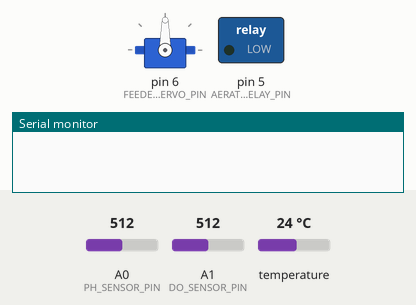
The sketch below on a simulated Arduino Uno, built with avr-gcc and run on an emulated ATmega328P. Parts: servo, switched loads named in the sketch (green lamp = pin HIGH), the last lines printed to the serial monitor. Inputs (shaded band) come from the test bench; at power-on: A0 (PH_SENSOR_PIN) = 512, A1 (DO_SENSOR_PIN) = 512, temperature 24 °C.

Above: at 0.1 s.
At 0.8 s:
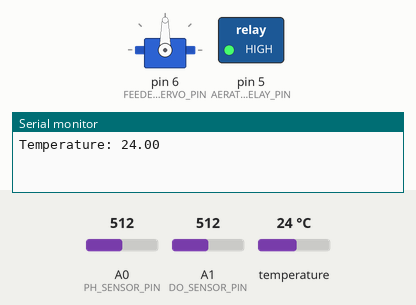
Timing chart, 0 to 2.3 s (numbered marks = the images above):
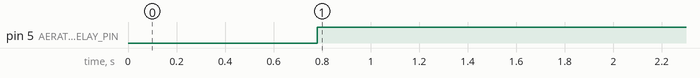

Measured:
- by itself, pin 5 (AERATOR_RELAY_PIN): LOW → HIGH at 0.78 s

The sketch:

ShrimpPond.ino
```cpp
/*
  ShrimpPond  (ArduinoAI 2.5 หมวด 16 เกษตรอัจฉริยะ)
  โค้ดต้นฉบับจากโครงงานบ่อกุ้งอัจฉริยะ (ร.ร.สมบูรณ์ศาสน์ จ.ยะลา)
  งานอบรม ทสรช. 25-27 ก.ย. ที่ครูส่งมา (ไม่ได้แก้โค้ดด้านล่าง เก็บไว้เทียบ)

  จุดที่ควรแก้ (แก้แล้วในไฟล์ ShrimpPond.py):
   - เทียบค่า DO เป็นโวลต์กับ 5 เป็นจริงเกือบตลอด เครื่องตีน้ำจึงเปิดทั้งวัน
   - ค่า pH ที่แสดงเป็นโวลต์ ยังไม่ได้แปลงเป็น pH
   - ประกาศขาอัลตราโซนิกแต่ไม่ได้ใช้
*/

#include <OneWire.h>
#include <DallasTemperature.h>
#include <Servo.h>

// Define sensor pins
#define ONE_WIRE_BUS 2
#define PH_SENSOR_PIN A0
#define DO_SENSOR_PIN A1
#define ULTRASONIC_TRIG_PIN 3
#define ULTRASONIC_ECHO_PIN 4
#define AERATOR_RELAY_PIN 5
#define FEEDER_SERVO_PIN 6

OneWire oneWire(ONE_WIRE_BUS);
DallasTemperature sensors(&oneWire);
Servo feederServo;

void setup() {
  Serial.begin(9600);
  sensors.begin();
  feederServo.attach(FEEDER_SERVO_PIN);
  pinMode(AERATOR_RELAY_PIN, OUTPUT);
}

void loop() {
  // Read temperature
  sensors.requestTemperatures();
  float temperature = sensors.getTempCByIndex(0);

  // Read pH level
  float pH = analogRead(PH_SENSOR_PIN) * (5.0 / 1023.0);  // May need calibration

  // Read DO level (simplified, may need specific sensor calibration)
  float DO = analogRead(DO_SENSOR_PIN) * (5.0 / 1023.0);

  // Control aerator based on DO level
  if (DO < 5) {  // Example threshold
    digitalWrite(AERATOR_RELAY_PIN, HIGH);
  } else {
    digitalWrite(AERATOR_RELAY_PIN, LOW);
  }

  // Automated feeding (e.g., feed every 6 hours)
  static unsigned long lastFeedTime = 0;
  if (millis() - lastFeedTime >= 21600000) {
    activateFeeder();
    lastFeedTime = millis();
  }

  // Display data on LCD or Serial Monitor
  Serial.print("Temperature: ");
  Serial.println(temperature);
  Serial.print("pH: ");
  Serial.println(pH);
  Serial.print("DO: ");
  Serial.println(DO);

  delay(5000);
}

void activateFeeder() {
  feederServo.write(90);
  delay(5000);
  feederServo.write(0);
}
```
